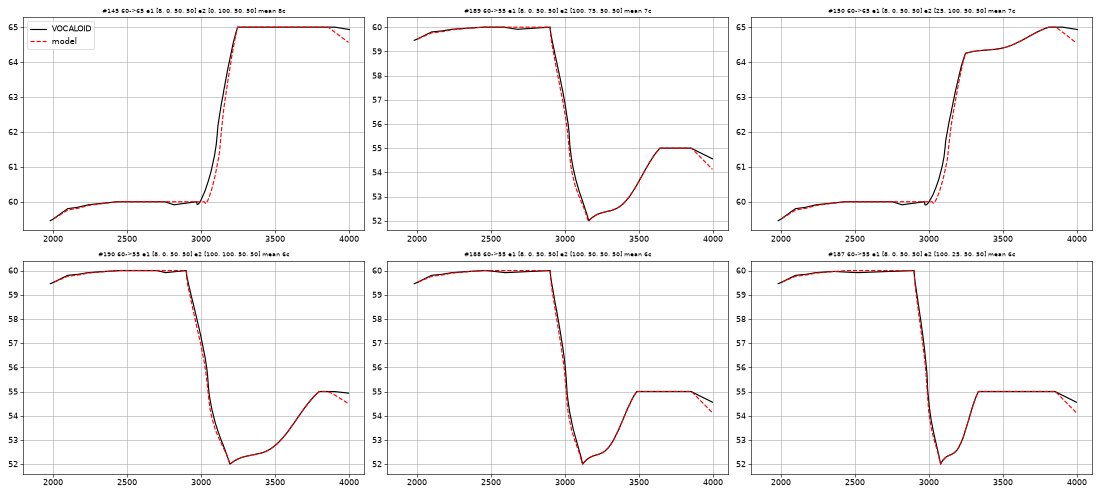

Generate this figure with Python:
import sys, numpy as np, pickle
from load import load
from model import *
import matplotlib; matplotlib.use('Agg'); import matplotlib.pyplot as plt
T = pickle.load(open('tables.pkl', 'rb'))
path, lo, hi = sys.argv[1], int(sys.argv[2]), int(sys.argv[3])
C = load(path)
e = sorted(evaluate(T, C, range(lo, hi)), key=lambda x: -x[1])[:6]
fig, ax = plt.subplots(2, 3, figsize=(20, 9))
for a, (k, m, p95, mx) in zip(ax.flat, e):
    c = C[k]; h = c['h']; tq = (c['t'] - h['partPos']) * MS_PER_TICK
    a.plot(tq, c['porta'] / 100 + 69, 'k', label='VOCALOID')
    a.plot(tq, model_curve(T, notes_of(c), tq), 'r--', label='model')
    a.set_title(f"#{k} {h['n1']}->{h['n2']} e1 {[h[f'e1_{i}'] for i in range(4)]} e2 {[h[f'e2_{i}'] for i in range(4)]} mean {m:.0f}c", fontsize=8)
    a.grid(True); a.set_xlim(h.get('pos1', 0) * MS_PER_TICK - 200 if h['n1'] >= 0 else h['pos2'] * MS_PER_TICK - 200, (h['pos2'] + h['dur2']) * MS_PER_TICK + 100)
ax[0][0].legend(); plt.tight_layout(); plt.savefig('worst.png', dpi=55)
